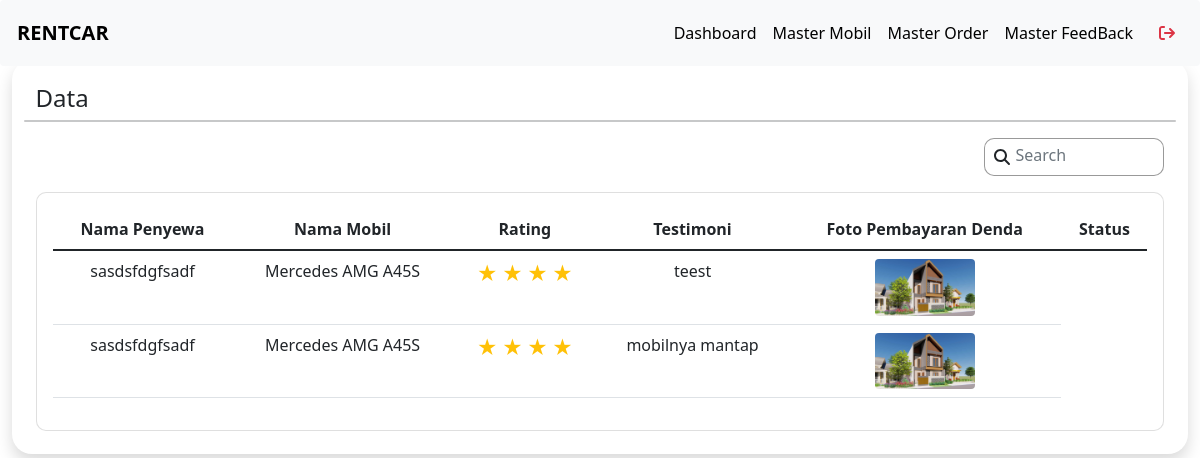
/pesanan/feedback-order/ (signed in), run on the app's committed database.
### testi/models.py (models this page shows)
class TestimonialRating(models.Model):
    id_mobil = models.ForeignKey(Mobils, on_delete=models.CASCADE)
    id_user = models.ForeignKey(User, on_delete=models.CASCADE)
    id_return_order = models.ForeignKey(ReturnOrder, on_delete=models.CASCADE, default=1)
    contentTestimonial = models.CharField(max_length=200)
    rating = models.IntegerField(blank=True, default=0)
    created_at = models.DateTimeField(auto_now_add=True)
    updated_at = models.DateField(auto_now=True)

### user/models.py (models this page shows, shortened)
class User(AbstractUser):
    role_list = (
        (ADMIN, 'Admin'),
        (USER, 'User')
    )
    email = models.EmailField(max_length=255, unique=True)  # Set max_length to 255 and make email unique
    username = models.CharField(max_length=50, unique=True)
    role = models.CharField(max_length=100, choices=role_list, default=USER)
    text_password = models.CharField(max_length=100, blank=True, null=True)
    USERNAME_FIELD = 'username'
    REQUIRED_FIELDS = ['first_name', 'last_name', 'email']

### mobil/models.py (models this page shows, shortened)
class Mobils(models.Model):
    TRANSMISSION = [
        ('Manual', 'Manual'),
        ('Automatic', 'Automatic'),
    ]
    TYPE_CAR = [
        ('Convertible','Convertible'),
        ('Coupe','Coupe'),
        ('Sedan','Sedan'),
        ('Hatchback','Hatchback'),
        ('SUV','SUV'),
        ('MPV','MPV'),
    ]
    name = models.CharField(max_length=100)
    stock = models.PositiveIntegerField()
    image1 = models.ImageField(upload_to="images/")
    image2 = models.ImageField(upload_to="images/")
    image3 = models.ImageField(upload_to="images/")
    pricePerDay = models.IntegerField()
    transmission = models.CharField(max_length=10, choices=TRANSMISSION)
    typeCar = models.CharField(max_length=20, choices=TYPE_CAR)
    description = models.CharField(max_length=150)
    seat = models.CharField(max_length=10)
    created_at = models.DateTimeField(auto_now_add=True)
    updated_at = models.DateTimeField(auto_now=True)

### pesanan/models.py (models this page shows, shortened)
class ReturnOrder(models.Model):
    id_order = models.ForeignKey(Order, on_delete=models.CASCADE)
    image = models.ImageField(upload_to="images/")
    photo_payment_fine = models.ImageField(upload_to='images/', null=True, blank=True)
    STATUS_CHOICES = [
        ('Dikembalikan', 'Dikembalikan'),
        ('Diterima', 'Diterima'),
    ]
    status = models.CharField(max_length=20, choices=STATUS_CHOICES, default='Dikembalikan')
    created_at = models.DateField(auto_now_add=True)
    updated_at = models.DateField(auto_now=True)

### pesanan/views.py (the view)
# urls.py: path('feedback-order/', views.feedbackOrder, name="feedbackOrder"),
@login_required
def feedbackOrder(request):
    current_user = request.user
    if not request.user.is_superuser:
        return redirect("user:loginAdmin")
    search_query = request.GET.get('search', '')
    ratings = TestimonialRating.objects.all().order_by('-updated_at')
    if search_query:
        ratings = ratings.filter(
            Q(id_user__username__icontains=search_query) |
            Q(id_mobil__name__icontains=search_query) |
            Q(contentTestimonial__icontains=search_query)
        )
    context = {
        'ratings': ratings,
        'search_query': search_query,
    }
    return render(request, 'admin/feedbackOrder.html', context)

### templates/admin/feedbackOrder.html (shortened to what this page needs)
{% extends '../base.html' %}
{% load static %}
{% block headers %}
<link href="{% static 'css/admin/feedbackOrder.css' %}" rel="stylesheet" type="text/css">
{% endblock headers %}
{% block contents %}
{% include '../partials/navbarAdmin.html' %}
<div class="wrapper" style="margin-top:5%">
    <div class="tabel shadow">
        <div class="row">
            <div class="d-flex justify-content-between align-items-center w-100">
                <h4 class="col-sm-2">Data</h4>
            </div>
            <hr>
            <div class="d-flex mb-3 justify-content-end w-80">
                <div class="col-sm-2 position-relative">
                    <form method="GET" action="{% url 'pesanan:feedbackOrder' %}">
                        <i class="fas fa-search position-absolute top-50 end-0 translate-middle-y pe-3"></i>
                        <input type="text" class="form-control formsearch shadow-none" id="firstName" name="search" placeholder="Search" value="{{ search_query }}" required>
                    </form>
                </div>
            </div>
            <div class="col-12 col-xl-12 mb-4 mb-lg-0">
                <div class="card">
                    <div class="card-body">
                        <div class="table-responsive">
                            <table class="table">
                                <thead>
                                    <tr>
                                        <th class="text-center">Nama Penyewa</th>
                                        <th class="text-center">Nama Mobil</th>
                                        <th class="text-center">Rating</th>
                                        <th class="text-center">Testimoni</th>
                                        <th class="text-center">Foto Pembayaran Denda</th>
                                        <th class="text-center">Status</th>
                                    </tr>
                                </thead>
                                <tbody>
                                    {% if ratings %}
                                    {% for testimonial in ratings %}
                                    <tr>
                                        <td class="text-center">{{ testimonial.id_user.username }}</td>
                                        <td class="text-center">{{ testimonial.id_mobil.name }}</td>
                                        <td class="text-center rating">
                                            {% with ''|center:testimonial.rating as range %}
                                            {% for i in range %}
                                            <label class="text-warning starate">★</label>
                                            {% endfor %}
                                            {% endwith %}
                                        </td>
                                        <td class="text-center">{{ testimonial.contentTestimonial }}</td>
                                        <td class="text-center">
                                            {% if testimonial.id_return_order.image %}
                                            <img class="rounded" src="{{ testimonial.id_return_order.image.url }}" alt="Product Image" style="max-width: 100px;">
                                            {% else %}
                                            <span>No Image</span>
                                            {% endif %}
                                        </td>
                                    </tr>
                                    {% endfor %}
                                    {% else %}
                                    <tr>
                                        <td class="text-center" colspan="6">tidak ditemukan</td>
                                    </tr>
                                    {% endif %}
                                </tbody>
                            </table>
                        </div>
                    </div>
                </div>
            </div>
        </div>
    </div>
</div>
{% endblock contents %}

### static/css/admin/feedbackOrder.css (style rules this page uses)
body { overflow-x: hidden; }
.wrapper { margin-left: 1%; margin-right: 1%; }
.wrapper .row { display: flex; flex-wrap: wrap; }
.wrapper .tabel { border-radius: 20px; padding: 2%; }
.wrapper .tabel hr { width: 100%; height: 2px; border-radius: 3px; }
.wrapper .tabel .card { border-radius: 10px; }
.formsearch, .formsearch:focus { border: 1.5px solid rgba(0, 0, 0, 0.4); height: 38px; border-radius: 10px; font-size: medium; padding-top: 1px; font-weight: 500; }
.rating>label { position: relative; font-size: 20px; font-weight: 200; color: #FFD600; }
.position-relative { position: relative; width: 180px; }
.position-relative input { padding-left: 30px; }
.position-absolute { position: absolute; }
.top-50 { top: 50%; }
.end-0 { left: 10px; }
.translate-middle-y { transform: translateY(-50%); }
.pe-3 { padding-right: 1rem; }

### data on the page
TestimonialRating: id_user.username "sasdsfdgfsadf", id_mobil.name "Mercedes AMG A45S", rating 4 (drawn), contentTestimonial "teest", id_return_order.image (picture)
TestimonialRating: id_user.username "sasdsfdgfsadf", id_mobil.name "Mercedes AMG A45S", rating 4 (drawn), contentTestimonial "mobilnya mantap", id_return_order.image (picture)
